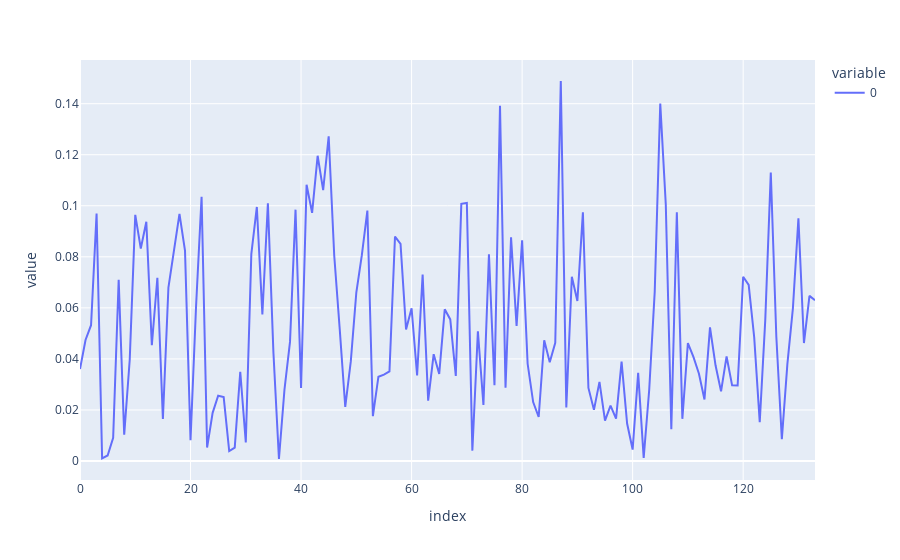

The notebook cell this image was saved under:
### Code cell
px.line(test_losses)

### Figure 1 — Plotly figure (JSON) as saved in the notebook; plotly's stock layout.template omitted (floating-point values rounded to 4 significant figures; data arrays with more than 128 entries replaced by an {"elided": "..."} marker saying what was removed)
{"data": [{"hovertemplate": "variable=0<br>index=%{x}<br>value=%{y}<extra></extra>", "legendgroup": "0", "line": {"color": "#636efa", "dash": "solid"}, "marker": {"symbol": "circle"}, "mode": "lines", "name": "0", "orientation": "v", "showlegend": true, "type": "scatter", "x": {"elided": "134 int values"}, "xaxis": "x", "y": {"elided": "134 float values"}, "yaxis": "y"}], "layout": {"legend": {"title": {"text": "variable"}, "tracegroupgap": 0}, "margin": {"t": 60}, "xaxis": {"anchor": "y", "domain": [0, 1], "title": {"text": "index"}}, "yaxis": {"anchor": "x", "domain": [0, 1], "title": {"text": "value"}}}}
